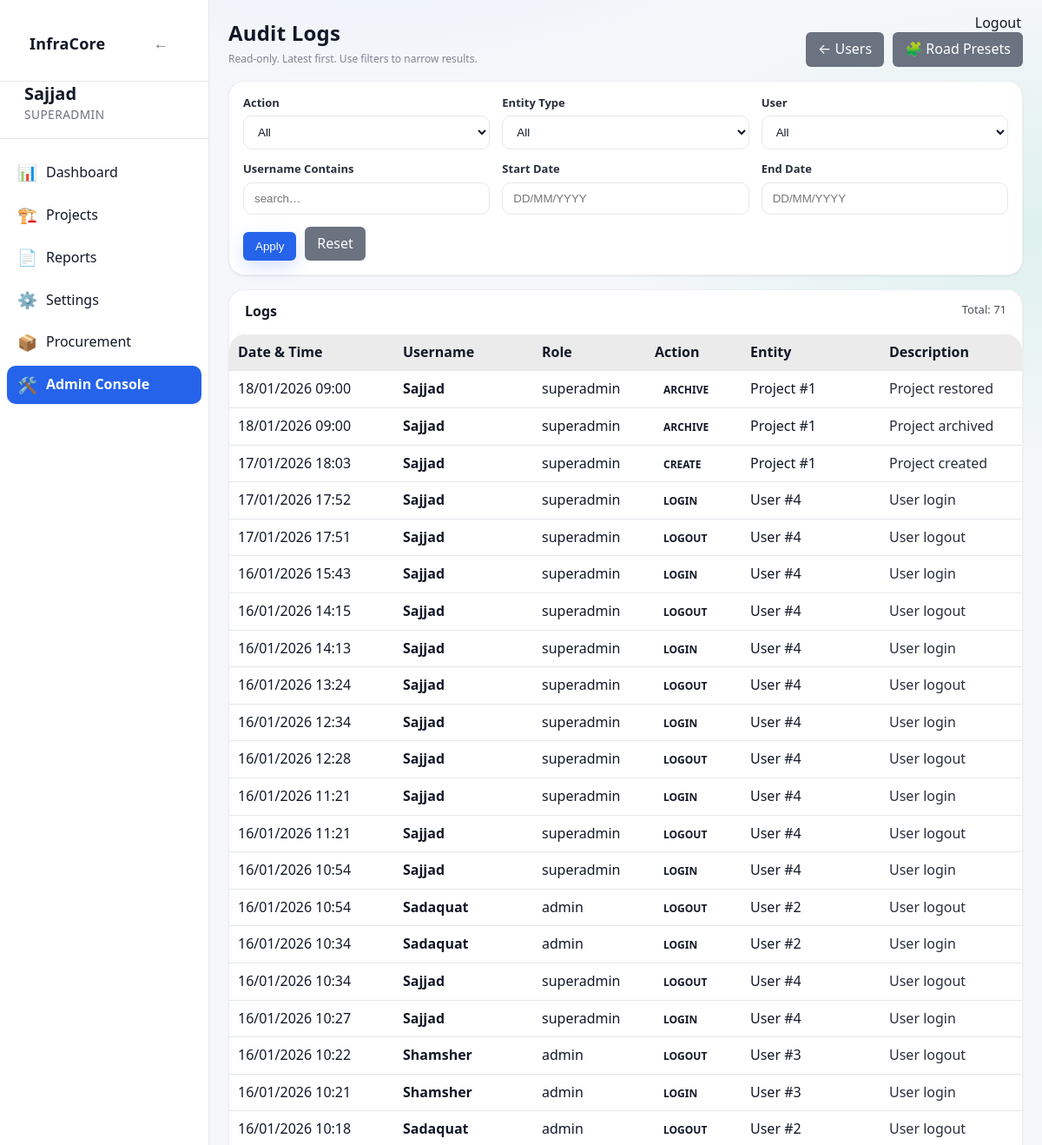
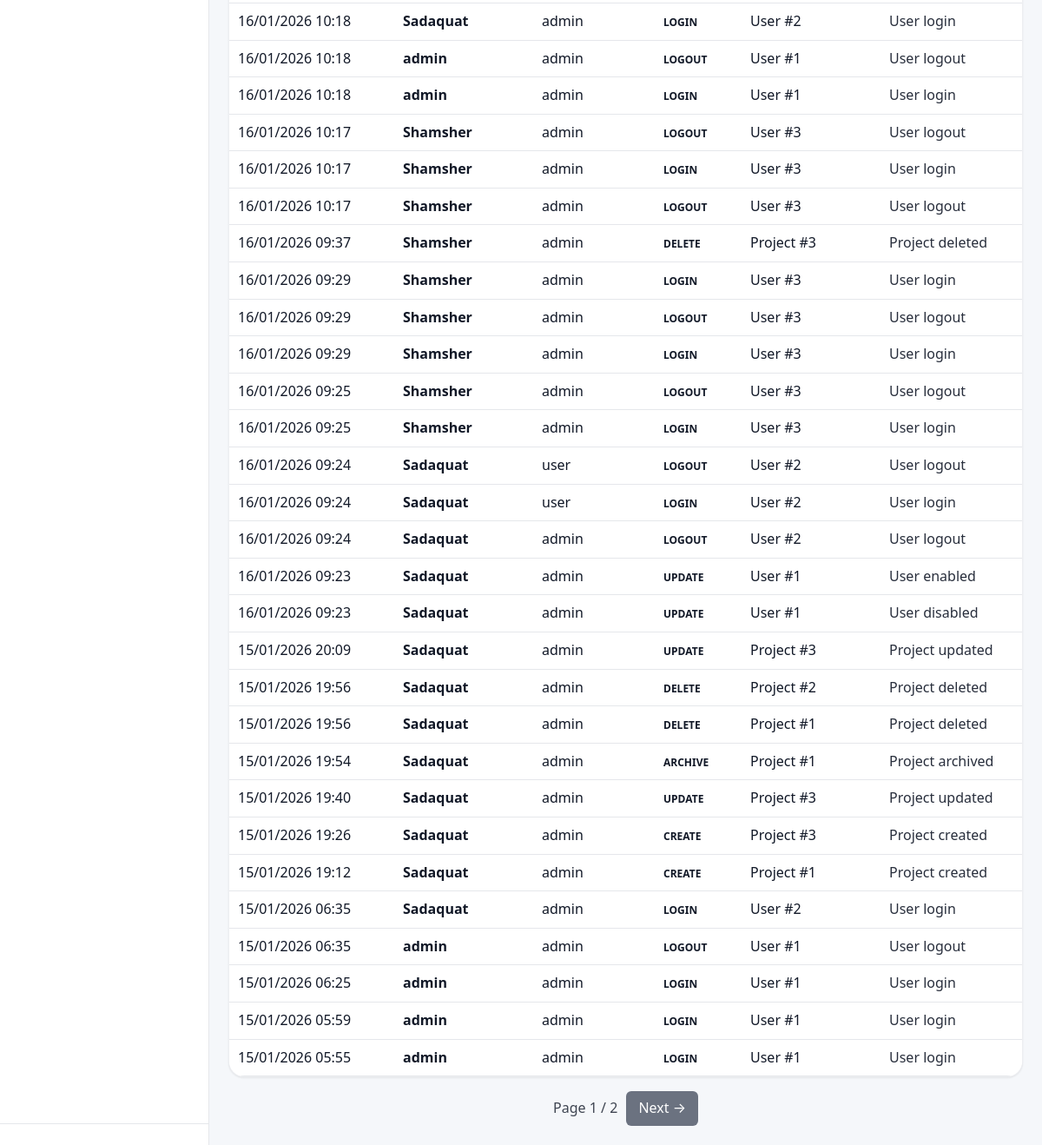
/admin/logs (signed in), run on an earlier commit of the app's database (2 pictures, top to bottom).
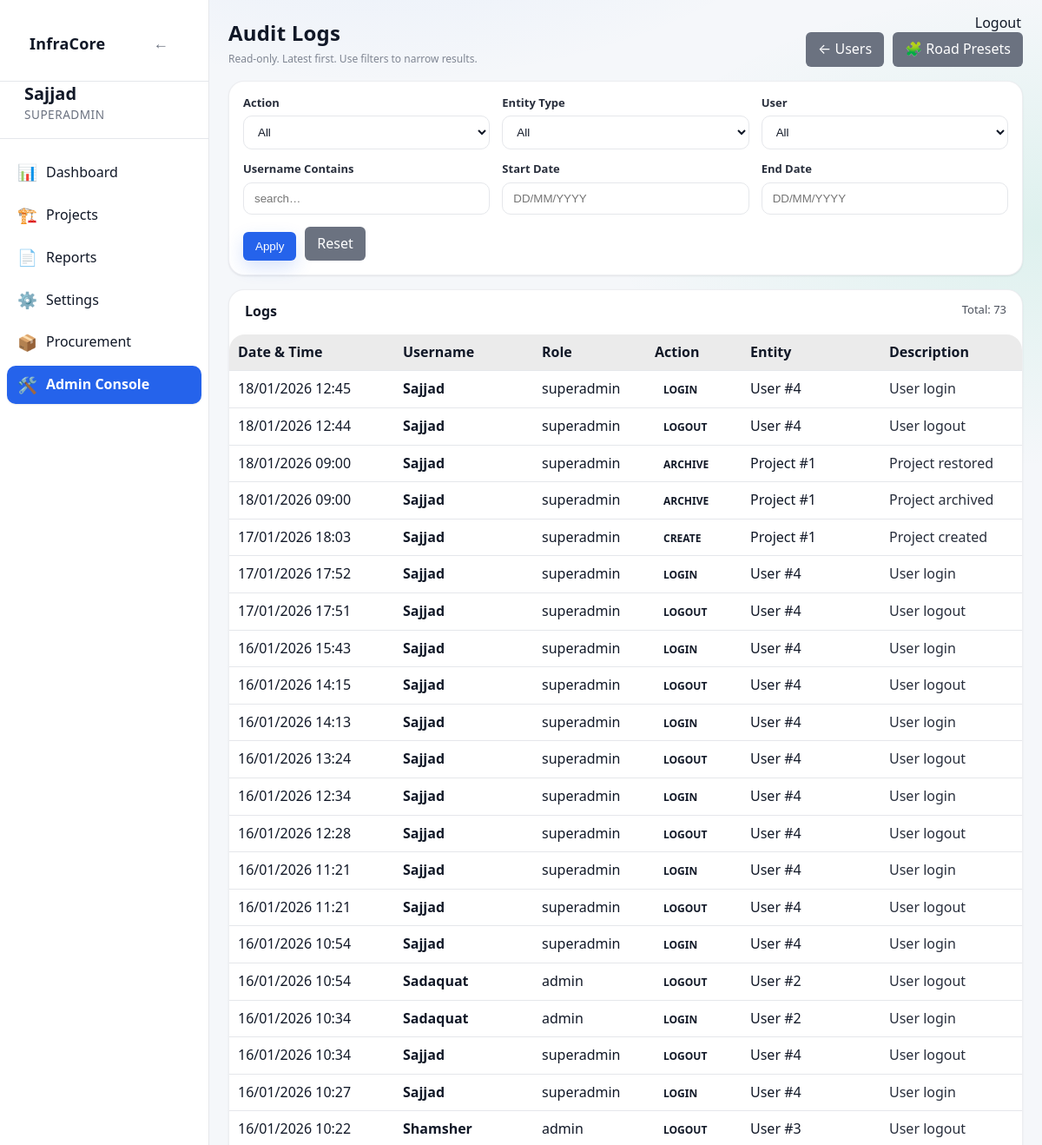
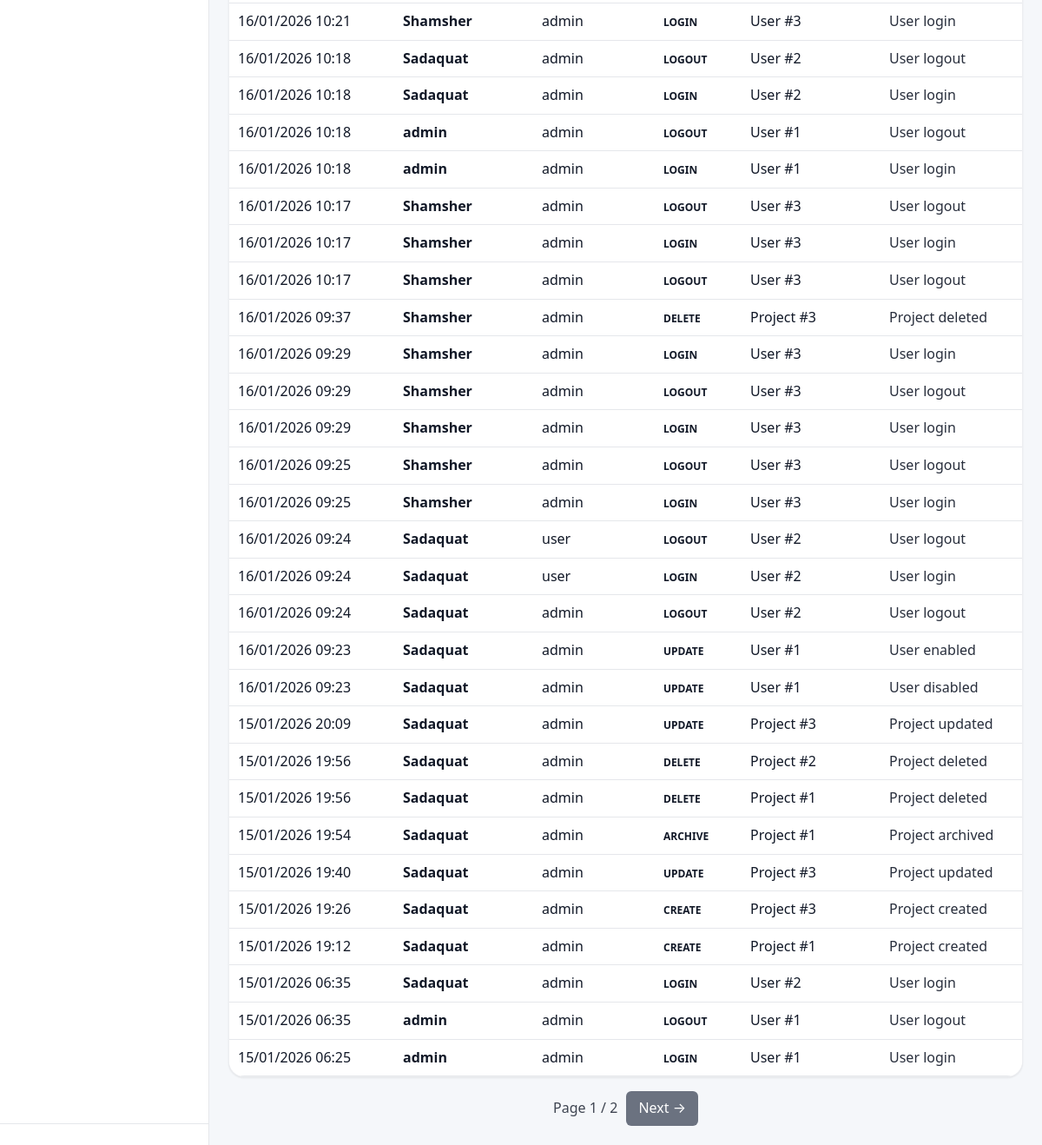
And on a later commit of the database (2 pictures, top to bottom).
### app/models/activity_log.py (models this page shows)
class ActivityLog(Base):
    __tablename__ = "activity_logs"
    __table_args__ = (
        Index("ix_activity_logs_created_at", "created_at"),
        Index("ix_activity_logs_user_id", "user_id"),
    )
    id = Column(Integer, primary_key=True, index=True)
    user_id = Column(Integer, ForeignKey("users.id"), nullable=True)
    username = Column(String(150), nullable=False)
    role = Column(String(50), nullable=True)
    action = Column(String(20), nullable=False)  # CREATE, UPDATE, DELETE, ARCHIVE, LOGIN, LOGOUT
    entity_type = Column(String(50), nullable=True)  # Project, Activity, Material, User, Execution
    entity_id = Column(Integer, nullable=True)
    description = Column(Text, nullable=True)
    old_value = Column(Text, nullable=True)  # JSON string
    new_value = Column(Text, nullable=True)  # JSON string
    ip_address = Column(String(64), nullable=True)
    created_at = Column(DateTime, default=datetime.utcnow, nullable=False)
    details = Column(String, nullable=True)
    timestamp = Column(DateTime, default=datetime.utcnow)

### app/routes/admin.py (the view)
@router.get("/logs", response_class=HTMLResponse)
def audit_logs_page(
    request: Request,
    page: int = 1,
    action: str | None = None,
    entity_type: str | None = None,
    user_id: int | None = None,
    username: str | None = None,
    start_date: str | None = None,
    end_date: str | None = None,
    db: Session = Depends(get_db),
):
    admin = admin_guard(request)
    if not admin:
        return RedirectResponse("/dashboard", status_code=302)
    page_size = 50
    page = max(page, 1)
    q = db.query(ActivityLog)
    if action:
        q = q.filter(ActivityLog.action == action)
    if entity_type:
        q = q.filter(ActivityLog.entity_type == entity_type)
    if user_id is not None:
        q = q.filter(ActivityLog.user_id == user_id)
    if username:
        q = q.filter(ActivityLog.username.ilike(f"%{username.strip()}%"))
    def _parse_d(s: str | None) -> date | None:
        if not s:
            return None
        try:
            return parse_date_ddmmyyyy_or_iso(str(s))
        except Exception:
            return None
    sd = _parse_d(start_date)
    ed = _parse_d(end_date)
    if sd:
        q = q.filter(ActivityLog.created_at >= datetime.combine(sd, time.min))
    if ed:
        q = q.filter(ActivityLog.created_at <= datetime.combine(ed, time.max))
    total = q.count()
    logs = (
        q.order_by(ActivityLog.created_at.desc())
        .offset((page - 1) * page_size)
        .limit(page_size)
        .all()
    )
    actions = [r[0] for r in db.query(ActivityLog.action).distinct().order_by(ActivityLog.action).all() if r and r[0]]
    entity_types = [r[0] for r in db.query(ActivityLog.entity_type).distinct().order_by(ActivityLog.entity_type).all() if r and r[0]]
    users = (
        db.query(ActivityLog.user_id, ActivityLog.username)
        .filter(ActivityLog.user_id.isnot(None))
        .distinct()
        .order_by(ActivityLog.username.asc())
        .all()
    )
    return templates.TemplateResponse(
        "admin/logs.html",
        {
            "request": request,
            "user": admin,
            "logs": logs,
            "page": page,
            "page_size": page_size,
            "total": total,
            "actions": actions,
            "entity_types": entity_types,
            "users": users,
            "filters": {
                "action": action or "",
                "entity_type": entity_type or "",
                "user_id": user_id if user_id is not None else "",
                "username": username or "",
                "start_date": start_date or "",
                "end_date": end_date or "",
            },
        },
    )

### app/templates/admin/logs.html (shortened to what this page needs)
{% extends "base.html" %}
{% block content %}
<div class="page-header" style="display:flex;justify-content:space-between;align-items:flex-end;gap:12px;flex-wrap:wrap;margin-bottom:16px">
    <div>
        <h1 class="page-title" style="margin-bottom:6px">Audit Logs</h1>
        <div class="help-text">Read-only. Latest first. Use filters to narrow results.</div>
    </div>
    <div style="display:flex;gap:10px;flex-wrap:wrap">
        <a href="/admin/users" class="btn-secondary" style="text-decoration:none">← Users</a>
        <a href="/admin/presets/road" class="btn-secondary" style="text-decoration:none">🧩 Road Presets</a>
    </div>
</div>
<div class="card" style="padding:16px;margin-bottom:16px">
    <form method="get" action="/admin/logs" class="form-grid">
        <div class="form-group">
            <label>Action</label>
            <select name="action">
                <option value="">All</option>
            </select>
        </div>
        <div class="form-group">
            <label>Entity Type</label>
            <select name="entity_type">
                <option value="">All</option>
            </select>
        </div>
        <div class="form-group">
            <label>User</label>
            <select name="user_id">
                <option value="">All</option>
            </select>
        </div>
        <div class="form-group">
            <label>Username Contains</label>
            <input type="text" name="username" value="{{ filters.username }}" placeholder="search…">
        </div>
        <div class="form-group">
            <label>Start Date</label>
            <input type="text" name="start_date" value="{{ filters.start_date|ddmmyyyy }}" placeholder="DD/MM/YYYY" inputmode="numeric" pattern="[0-9]{2}/[0-9]{2}/[0-9]{4}">
        </div>
        <div class="form-group">
            <label>End Date</label>
            <input type="text" name="end_date" value="{{ filters.end_date|ddmmyyyy }}" placeholder="DD/MM/YYYY" inputmode="numeric" pattern="[0-9]{2}/[0-9]{2}/[0-9]{4}">
        </div>
        <div class="form-group" style="display:flex;align-items:flex-end;gap:10px">
            <button class="btn-primary" type="submit">Apply</button>
            <a class="btn-secondary" href="/admin/logs" style="text-decoration:none">Reset</a>
        </div>
    </form>
</div>
<div class="card" style="padding:0">
    <div style="padding:14px 18px;border-bottom:1px solid rgba(255,255,255,0.08);display:flex;justify-content:space-between;gap:12px;flex-wrap:wrap">
        <strong>Logs</strong>
        <span style="opacity:0.75;font-size:13px">
            Total: {{ total }}
        </span>
    </div>
    <table class="table" style="margin:0">
        <thead>
            <tr style="background:rgba(255,255,255,0.04)">
                <th style="width:170px">Date &amp; Time</th>
                <th style="width:140px">Username</th>
                <th style="width:110px">Role</th>
                <th style="width:90px">Action</th>
                <th style="width:140px">Entity</th>
                <th>Description</th>
            </tr>
        </thead>
        <tbody>
            {% if logs and logs|length > 0 %}
                {% for l in logs %}
                    <tr style="border-bottom:1px solid rgba(255,255,255,0.05)">
                        <td style="white-space:nowrap">{{ l.created_at|ddmmyyyy_dt }}</td>
                        <td><strong>{{ l.username }}</strong></td>
                        <td>{{ l.role or "" }}</td>
                        <td>
                            <span class="badge badge-info">{{ l.action }}</span>
                        </td>
                        <td>
                            {{ l.entity_type or "" }}
                            {% if l.entity_id %}
                                #{{ l.entity_id }}
                            {% endif %}
                        </td>
                        <td style="opacity:0.9">{{ l.description or l.details or "" }}</td>
                    </tr>
                {% endfor %}
            {% else %}
                <tr>
                    <td colspan="6" style="padding:24px;text-align:center;opacity:0.75">
                        No audit logs found for the selected filters.
                    </td>
                </tr>
            {% endif %}
        </tbody>
    </table>
</div>
{% set total_pages = (total // page_size) + (1 if total % page_size else 0) %}
{% if total_pages > 1 %}
<div style="display:flex;justify-content:center;gap:10px;margin-top:16px;flex-wrap:wrap">
    <div style="align-self:center;opacity:0.8">Page {{ page }} / {{ total_pages }}</div>
    {% if page < total_pages %}
        <a class="btn-secondary" style="text-decoration:none" href="/admin/logs?page={{ page + 1 }}&action={{ filters.action }}&entity_type={{ filters.entity_type }}&user_id={{ filters.user_id }}&username={{ filters.username }}&start_date={{ filters.start_date }}&end_date={{ filters.end_date }}">Next →</a>
    {% endif %}
</div>
{% endif %}
{% endblock %}

### app/templates/base.html (shortened to what this page needs)
<!DOCTYPE html>
<html lang="en">
<head>
    <link rel="stylesheet" href="/static/css/style.css">
    <link rel="stylesheet" href="/static/css/ui_v2.css">
</head>
<body>
<div class="layout">
    <aside class="sidebar" id="sidebar">
        <div class="sidebar-header">
            <div class="sidebar-header-row">
                <h2 class="sidebar-title">InfraCore</h2>
                <button id="sidebarHideBtn" class="sidebar-toggle-btn" aria-label="Hide sidebar">←</button>
            </div>
        </div>
        {% if user is defined and user is not none %}
        <div class="sidebar-user">
            <strong class="sidebar-username">{{ user["username"] }}</strong>
            <span class="sidebar-role">
                {% if user["role"] == "superadmin" %}
                    SUPERADMIN
                {% else %}
                    {{ user["role"] | upper }}
                {% endif %}
            </span>
        </div>
        <nav class="sidebar-nav">
            <a href="/dashboard" class="{% if request.url.path == '/dashboard' %}active{% endif %}"><span class="icon">📊</span>Dashboard</a>
            <a href="/projects" class="{% if request.url.path.startswith('/projects') %}active{% endif %}"><span class="icon">🏗️</span>Projects</a>
            <a href="/reports" class="{% if request.url.path.startswith('/reports') %}active{% endif %}"><span class="icon">📄</span>Reports</a>
            <a href="/settings" class="{% if request.url.path == '/settings' %}active{% endif %}"><span class="icon">⚙️</span>Settings</a>
            <a href="/procurement" class="{% if request.url.path.startswith('/procurement') %}active{% endif %}"><span class="icon">📦</span>Procurement</a>
            {% if user["role"] == "superadmin" %}
            <a href="/admin/users" class="{% if request.url.path.startswith('/admin') %}active{% endif %}"><span class="icon">🛠️</span>Admin Console</a>
            {% endif %}
        </nav>
        <div class="sidebar-footer"></div>
        {% endif %}
    </aside>
        <a href="/logout" class="logout-top-btn" style="position:fixed;top:16px;right:24px;z-index:4000;">Logout</a>
    <main class="main">
        <div class="container">
            {% block content %}{% endblock %}
        </div>
    </main>
</div>
</body>
</html>

### static/css/style.css (style rules this page uses)
body { font-family: Arial, Helvetica, sans-serif; margin: 0; background-color: var(--bg); color: var(--text); }
.container { padding: 20px; }
input, select, textarea { padding: 6px; border-radius: 4px; border: 1px solid var(--border); background: var(--card); color: var(--text); }
table { width: 100%; border-collapse: collapse; background: var(--card); }
th { background: rgba(0,0,0,0.05); text-align: left; }
th, td { padding: 10px; border-bottom: 1px solid var(--border); }
button, .button { padding: 6px 12px; border-radius: 4px; border: none; cursor: pointer; background: var(--btn); color: white; text-decoration: none; }
:root { --bg: #f5f7fa; --bg-secondary: #ffffff; --bg-primary: #f5f7fa; --text: #111827; --text-muted: #6b7280; --card: #ffffff; --nav: #1f2937; --border: #e5e7eb; --border-color: #e5e7eb; --btn: #2563eb; --hover-bg: rgba(37, 99, 235, 0.1); --accent-color: #2563eb; }
html, body, table, th, td, input, select, textarea, button, .button { transition: background-color 0.3s ease, color 0.3s ease, border-color 0.3s ease; }
.layout { display: flex; min-height: 100vh; }
.sidebar { width: 240px; background: var(--bg-secondary); border-right: 1px solid var(--border-color); display: flex; flex-direction: column; }
.sidebar-header { padding: 16px; font-size: 18px; font-weight: bold; border-bottom: 1px solid var(--border-color); }
.sidebar-user { padding: 12px 16px; border-bottom: 1px solid var(--border-color); font-size: 14px; }
.sidebar-nav { flex: 1; padding: 8px; }
.sidebar-nav a { display: block; padding: 10px 12px; margin-bottom: 4px; border-radius: 6px; color: var(--text); text-decoration: none; }
.sidebar-nav a.active { background: var(--accent-color); color: #ffffff; font-weight: 600; }
.sidebar-footer { padding: 12px; border-top: 1px solid var(--border-color); }
.main { flex: 1; background: var(--bg-primary); }
.page-title { margin-bottom: 20px; font-size: 26px; font-weight: 600; }
.card { background: var(--card); border-radius: 10px; padding: 16px; box-shadow: 0 4px 12px rgba(0,0,0,0.06); }
.form-grid { display: grid; grid-template-columns: repeat(auto-fit, minmax(240px, 1fr)); gap: 16px; }
.form-grid label { font-size: 13px; opacity: 0.9; }
.form-grid input { width: 100%; }
.badge { padding: 4px 10px; border-radius: 12px; font-size: 12px; font-weight: bold; }

### app/templates/base.html (style rules this page uses)
a, a:visited { color: var(--text); text-decoration: none; }
label { color: var(--text); font-weight: 600; margin-bottom: 6px; }
.help-text { font-size: 12px; color: var(--text-muted); margin-top: 6px; }
.form-grid { display: grid; grid-template-columns: repeat(auto-fit, minmax(240px, 1fr)); gap: 14px; }
.btn-primary { background: var(--btn); color: #fff; padding: 9px 14px; border-radius: 6px; border: none; cursor: pointer; }
.btn-secondary { background: #6b7280; color: #fff; padding: 9px 14px; border-radius: 6px; border: none; cursor: pointer; }

What changed in the data, as far as the page shows it:
no longer on this page (row unchanged): ActivityLog: created_at|ddmmyyyy_dt "15/01/2026 05:59", username "admin", role "admin", action "LOGIN", entity_type "User", entity_id "1", description "User login"
no longer on this page (row unchanged): ActivityLog: created_at|ddmmyyyy_dt "15/01/2026 05:55", username "admin", role "admin", action "LOGIN", entity_type "User", entity_id "1", description "User login"
added ActivityLog: created_at|ddmmyyyy_dt "18/01/2026 12:45", username "Sajjad", role "superadmin", action "LOGIN", entity_type "User", entity_id "4", description "User login"
added ActivityLog: created_at|ddmmyyyy_dt "18/01/2026 12:44", username "Sajjad", role "superadmin", action "LOGOUT", entity_type "User", entity_id "4", description "User logout"
Also different on the page:
{{ total }}: "71" → "73"
